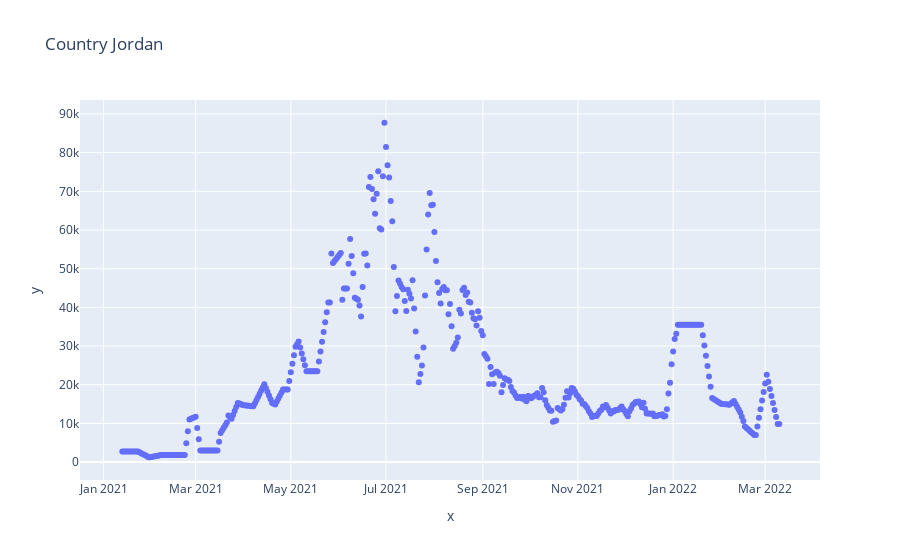
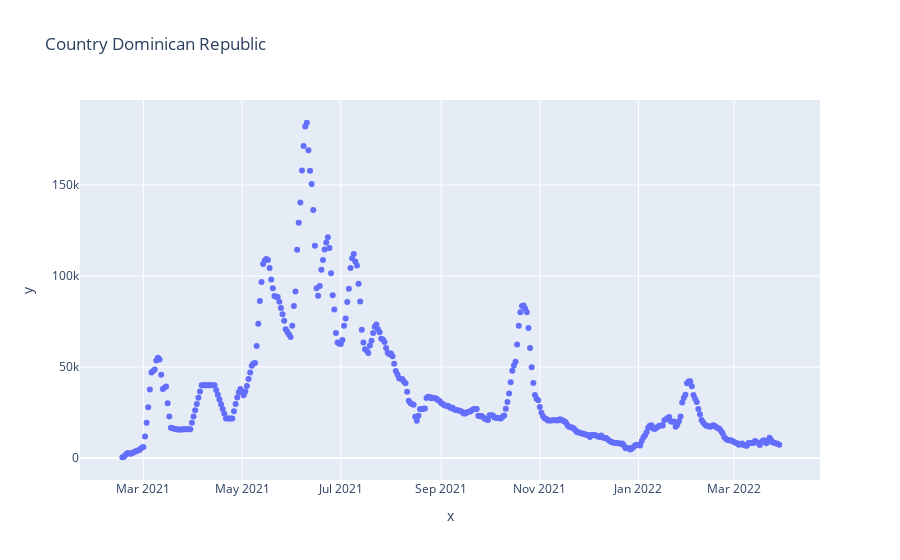
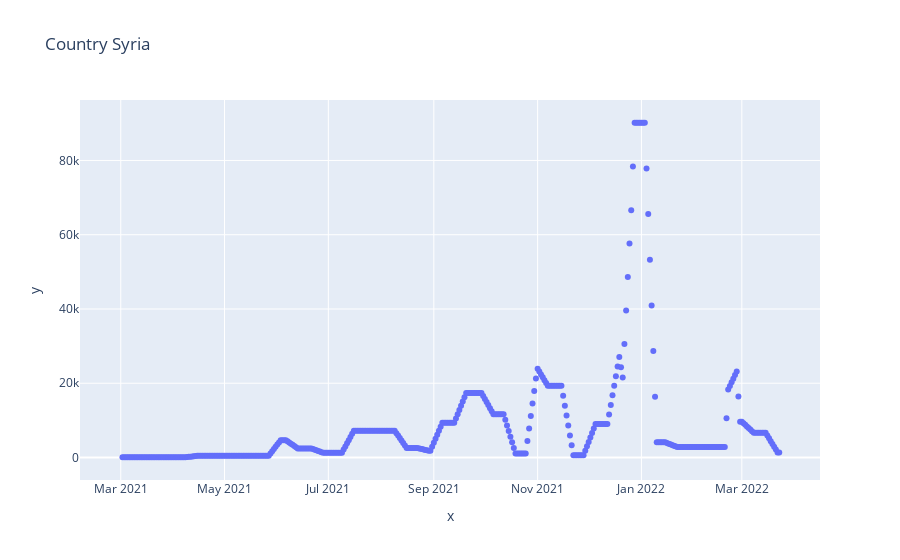

These figures' notebook cell, in order:
### Markdown cell above
# Exemple Plotting 

<div class="alert alert-block alert-info" style="font-size:16px; font-family:Helvetica;">
     📌 Here we are going to create a function that get a Country Name in parameter and make a plot of the daily vaccination it is easy with this function to get for each country his daily vaccination information 
</div>

### Code cell
def dateVacination(countryCode):
    df = getDf()
    
    dfA = df[df['iso_code'] == countryCode]
    liste = list(set(dfA['country']))

    fig = px.scatter(x=dfA['date'] , y=dfA['daily_vaccinations'],title='Country {}'.format(liste[0]))

    fig.show()
    

liste = list(set(df['iso_code']))

for i in range(3):
    source_code = liste[i]
    dateVacination(source_code)

### Figure 1 — Plotly figure (JSON) as saved in the notebook; plotly's stock layout.template omitted (floating-point values rounded to 4 significant figures; data arrays with more than 128 entries replaced by an {"elided": "..."} marker saying what was removed)
{"data": [{"hovertemplate": "x=%{x}<br>y=%{y}<extra></extra>", "legendgroup": "", "marker": {"color": "#636efa", "symbol": "circle"}, "mode": "markers", "name": "", "orientation": "v", "showlegend": false, "type": "scatter", "x": {"elided": "423 str values"}, "xaxis": "x", "y": {"elided": "423 float values"}, "yaxis": "y"}], "layout": {"legend": {"tracegroupgap": 0}, "title": {"text": "Country Jordan"}, "xaxis": {"anchor": "y", "domain": [0.0, 1.0], "title": {"text": "x"}}, "yaxis": {"anchor": "x", "domain": [0.0, 1.0], "title": {"text": "y"}}}}

### Figure 2 — Plotly figure (JSON) as saved in the notebook; plotly's stock layout.template omitted (floating-point values rounded to 4 significant figures; data arrays with more than 128 entries replaced by an {"elided": "..."} marker saying what was removed)
{"data": [{"hovertemplate": "x=%{x}<br>y=%{y}<extra></extra>", "legendgroup": "", "marker": {"color": "#636efa", "symbol": "circle"}, "mode": "markers", "name": "", "orientation": "v", "showlegend": false, "type": "scatter", "x": {"elided": "408 str values"}, "xaxis": "x", "y": {"elided": "408 float values"}, "yaxis": "y"}], "layout": {"legend": {"tracegroupgap": 0}, "title": {"text": "Country Dominican Republic"}, "xaxis": {"anchor": "y", "domain": [0.0, 1.0], "title": {"text": "x"}}, "yaxis": {"anchor": "x", "domain": [0.0, 1.0], "title": {"text": "y"}}}}

### Figure 3 — Plotly figure (JSON) as saved in the notebook; plotly's stock layout.template omitted (floating-point values rounded to 4 significant figures; data arrays with more than 128 entries replaced by an {"elided": "..."} marker saying what was removed)
{"data": [{"hovertemplate": "x=%{x}<br>y=%{y}<extra></extra>", "legendgroup": "", "marker": {"color": "#636efa", "symbol": "circle"}, "mode": "markers", "name": "", "orientation": "v", "showlegend": false, "type": "scatter", "x": {"elided": "388 str values"}, "xaxis": "x", "y": {"elided": "388 float values"}, "yaxis": "y"}], "layout": {"legend": {"tracegroupgap": 0}, "title": {"text": "Country Syria"}, "xaxis": {"anchor": "y", "domain": [0.0, 1.0], "title": {"text": "x"}}, "yaxis": {"anchor": "x", "domain": [0.0, 1.0], "title": {"text": "y"}}}}
